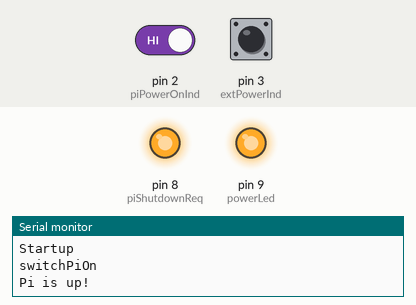
Simulated run of this sketch. Board: Arduino Uno, built with avr-gcc and run on an emulated ATmega328P. Parts: output pins drawn as LEDs (lit = HIGH), the last lines printed to the serial monitor. Dashed ring = blinking. The test bench sets the inputs (shaded band); at power-on: pin 3 (extPowerInd) HIGH, pin 2 (piPowerOnInd) HIGH. Sleep ends after the set time or at an interrupt; pins used as bus, display or sensor lines are not drawn.

Above: at 1.5 s.
1.6 s: pin 3 (extPowerInd) driven LOW
At 4.5 s:
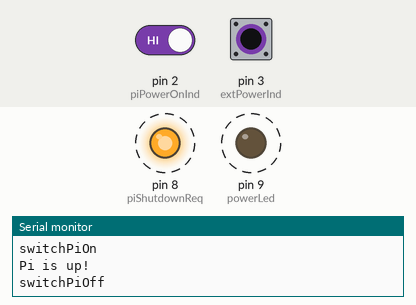
4.6 s: pin 2 (piPowerOnInd) driven LOW
At 5.1 s:
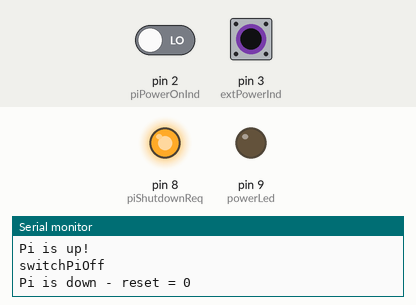
6.1 s: pin 3 (extPowerInd) driven HIGH
At 6.4 s:
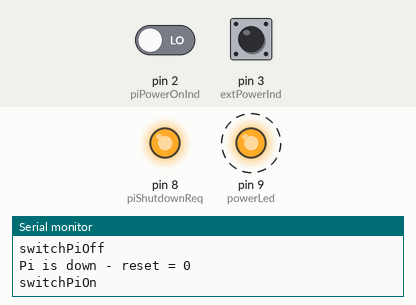
9.1 s: pin 2 (piPowerOnInd) driven HIGH
At 9.6 s:
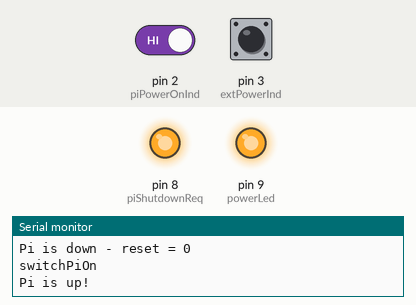
10.6 s: pin 3 (extPowerInd) pulsed LOW 2 times (0.12 s each, 0.3 s apart)
At 10.7 s:
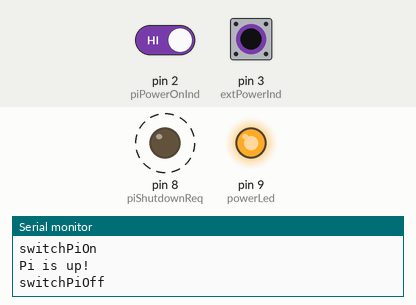
Timing chart, 0 to 18.2 s (numbered marks = the images above; inputs shaded):
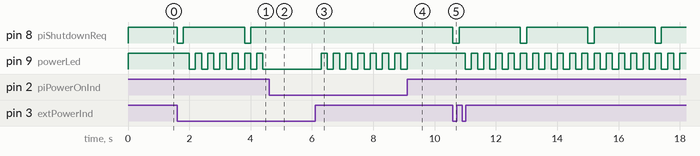

Measured:
- after the input at 1.6 s, pin 8 (piShutdownReq): alternates HIGH for 2.0 s and LOW for 0.20 s, starting at once; pin 9 (powerLed): alternates HIGH for 0.20 s and LOW for 0.20 s, starting after 0.40 s
- after the input at 4.6 s, pin 8 (piShutdownReq): stays HIGH (without the input it goes to LOW after 1.4 s); pin 9 (powerLed): stops changing and stays LOW
- after the input at 6.1 s, pin 9 (powerLed): alternates HIGH for 0.20 s and LOW for 0.20 s, starting after 0.20 s
- after the input at 9.1 s, pin 9 (powerLed): goes on until 9.1 s, then stays HIGH
- after the input at 10.6 s, pin 8 (piShutdownReq): alternates HIGH for 2.0 s and LOW for 0.20 s, starting at once; pin 9 (powerLed): alternates HIGH for 0.20 s and LOW for 0.20 s, starting after 0.40 s

The sketch:

raspi_power.ino
```cpp
#include <avr/sleep.h>

int piPowerOnInd = 2;
int extPowerInd = 3;
int piReset = 4;
int piShutdownReq = 8;
int powerLed = 9;

void setup()
{
  pinMode(piPowerOnInd, INPUT);
  pinMode(extPowerInd, INPUT);

  digitalWrite(piReset, digitalRead(piPowerOnInd));
  pinMode(piReset, OUTPUT);

  digitalWrite(powerLed, digitalRead(piPowerOnInd));
  pinMode(powerLed, OUTPUT);

  digitalWrite(piShutdownReq, 1);
  pinMode(piShutdownReq, OUTPUT);

  Serial.begin(9600);
  Serial.println("Startup");
  delay(200);

  set_sleep_mode(SLEEP_MODE_PWR_DOWN);

  if (digitalRead(extPowerInd) == 0)
    switchPiOff();
  else
    switchPiOn();
}

// interrupt service routine in sleep mode
void piPowerIsr ()
{
  sleep_disable ();
  detachInterrupt (digitalPinToInterrupt (extPowerInd));
}

int waitForExtPower()
{
  noInterrupts ();
  sleep_enable ();    // enables the sleep bit in the mcucr register
  EIFR = bit (INTF1); // clear flag for interrupt 1
  attachInterrupt (digitalPinToInterrupt (extPowerInd), piPowerIsr, CHANGE);
  interrupts();
  sleep_mode ();      // here the device is actually put to sleep!!

  return digitalRead(extPowerInd);
}

void switchPiOn()
{
  Serial.println("switchPiOn");
  digitalWrite(piReset, 1);

  int ledValue = 0;
  while (digitalRead(piPowerOnInd) == 0)
  {
    delay(200);
    ledValue = !ledValue;
    digitalWrite(powerLed, ledValue);
  }
  digitalWrite(powerLed, 1);

  Serial.println("Pi is up!");
  delay(100);
}

void requestShutdown()
{
  digitalWrite(piShutdownReq, 0);
  delay(200);
  digitalWrite(piShutdownReq, 1);
}

void switchPiOff()
{
  Serial.println("switchPiOff");

  requestShutdown();

  int ledValue = 1;
  int count = 10;
  while (digitalRead(piPowerOnInd) == 1)
  {
    if (count-- == 0)
    {
      requestShutdown();
      count = 10;
    }
    else
      delay(200);

    ledValue = !ledValue;
    digitalWrite(powerLed, ledValue);

  }
  digitalWrite(powerLed, 0);

  Serial.println("Pi is down - reset = 0");
  digitalWrite(piReset, 0);
  delay(100);
}

void loop()
{
  int oldPowerState;
  int extPowerState = waitForExtPower();
  do
  {
    if (extPowerState == 0)
    {
      switchPiOff();
    }
    else
    {
      switchPiOn();
    }
    oldPowerState = extPowerState;
    extPowerState = digitalRead(extPowerInd);
  }
  while (oldPowerState != extPowerState);
}
```
